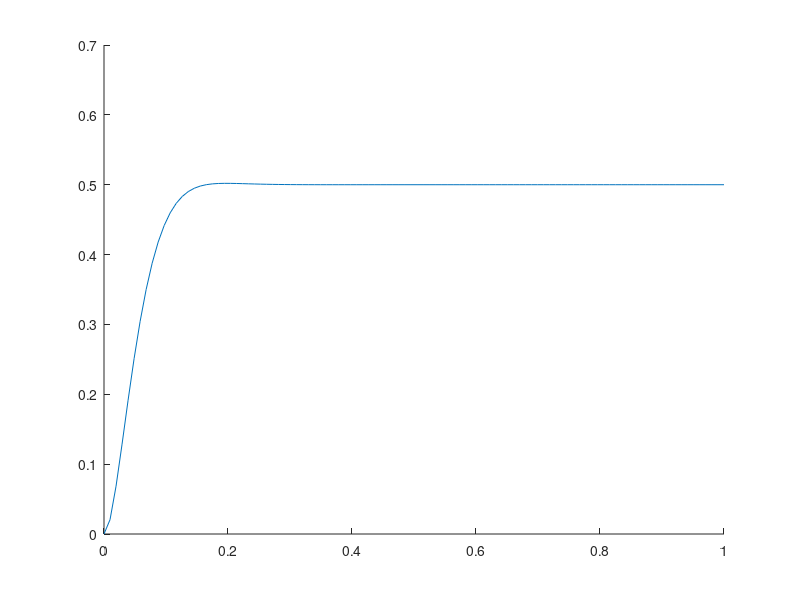

Recreate this plot in MATLAB. (Note: this script raises an error after producing the figure.)
% ASEN 2003 Lab 6: Rotary Control Lab
% Ian Adler, Max Morgan

% Create the closed loop transfer function
% Variables:
%{
K_ptheta: - proportional gain **K_p**
K_g: ------ gear ratio
K_m: ------ proportional motor constant. relates the speed to the motor voltage
J: -------- moment of inertia about the shaft
R_m: ------ output motor resistance
K_Dtheta: - derivative gain **K_d**
s: -------- laplace variable
%}

clear all; clc
try
    sym_import = open("p30d0dot28_symdata.mat");
    sym_t = sym_import.sym_t;
    sym_theta = sym_import.sym_theta;
    clear sym_import
    disp("successful sym import")
catch
    sym_t = 0;
    sym_theta = 0;
    disp("unsuccessful sym import")
end

% Declare Motor Constants
K_g = 33.3; % [unitless]
K_m = 0.0401; % [V/rad/s]
R_m = 19.2; % [Ohms]
J_hub = 0.0005; % Kgm^2
J_load = 0.0015; % I
J = 0.0005 + 0.0015; % [Kg*m^2] J = J_hub + J_load
JR_m = J * R_m; % [Ohms * Kg * m^2] For simplicity

% Declare Gains
K_p = 30; % [unitless] proportional 
K_d = .28; % [unitless] derivative (~damping)

% Create the Transfer Function
num = [0, 0, K_p * K_g * K_m / JR_m];
den = [1, ((K_g^2 * K_m^2 / JR_m) + (K_d * K_g * K_m / JR_m)), (K_p * K_g * K_m / JR_m)];

sysTF = tf(num, den);
sysTF

% Analyze a step response
t_end = 1; % [s]
[x_step, t_step] = step(sysTF,t_end);
% x_step is like a percentage

% Compute some helpful stuff
w_n = sqrt(K_p*K_g*K_m/JR_m);
z = (K_g^2*K_m^2 + K_d*K_g*K_m) / (2*sqrt(K_p*K_g*K_m*JR_m));
zw_n = z*w_n;

theta_d = 0.5;
pos_rad = theta_d * x_step;

overshoot = max(pos_rad) - pos_rad(end); % compare highest value to settling value
if overshoot<=0
    overshoot=0;
end
disp(strcat("overshoot: ", num2str(overshoot), " deg (", num2str((theta_d-overshoot)/theta_d), "%)"))
disp(strcat("w_n: ", num2str(w_n), ""))
disp(strcat("z: ", num2str(z), ""))
disp(strcat("z*w_n: ", num2str(zw_n), " (should be ~20)"))

% Plot simulation
close all;
figure; hold on;
plot(t_step, pos_rad)
plot((sym_t(1001:2001)-1), (sym_theta(1001:2001) + 0.25))
title({"Rigid Arm Step Response"; strcat("overshoot <= ",num2str((theta_d-overshoot)/theta_d,'%4.2f'),"%, ", "settling time <= ",num2str(3/zw_n,'%4.2f'),"s")})
xlabel("Time [s]")
ylabel("Theta [rad]")
plot(linspace(0.15,0.15,10),linspace(theta_d-theta_d*.1,theta_d+theta_d*.1,10),'markerfacecolor','r');

plot(linspace(0.15-0.15*.2,0.15+0.15*.2,10),linspace(theta_d+theta_d*0.05,theta_d+theta_d*0.05,10),'k');
plot(linspace(0.15-0.15*.2,0.15+0.15*.2,10),linspace(theta_d-theta_d*0.05,theta_d-theta_d*0.05,10),'k');


% strcat("K_p=", num2str(K_p), ", K_d=", num2str(K_d));
%annotation('textbox', [0.6, 0.2, 0.2, 0.1], 'String', strcat("overshoot=",num2str((theta_d-overshoot)/theta_d),"%"))
%annotation('textbox', [0.6, 0.1, 0.2, 0.1], 'String', strcat("settling time=",num2str(3/zw_n),"%"))

%ylim([0, pi])
legend("Model Angle", "Experimental Angle","t = 0.15s","theta = +/- 5%",'Location','se')